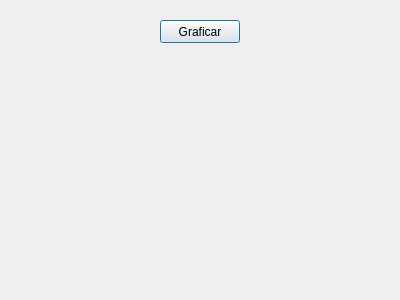
<?xml version="1.0" encoding="UTF-8"?>
<ui version="4.0">
 <class>Dialog</class>
 <widget class="QDialog" name="Dialog">
  <property name="geometry">
   <rect>
    <x>0</x>
    <y>0</y>
    <width>400</width>
    <height>300</height>
   </rect>
  </property>
  <property name="windowTitle">
   <string>Dialog</string>
  </property>
  <widget class="QPushButton" name="graficar">
   <property name="geometry">
    <rect>
     <x>160</x>
     <y>20</y>
     <width>80</width>
     <height>23</height>
    </rect>
   </property>
   <property name="text">
    <string>Graficar</string>
   </property>
  </widget>
  <widget class="QWidget" name="gridLayoutWidget">
   <property name="geometry">
    <rect>
     <x>20</x>
     <y>50</y>
     <width>361</width>
     <height>231</height>
    </rect>
   </property>
   <layout class="QGridLayout" name="plano"/>
  </widget>
 </widget>
 <resources/>
 <connections/>
</ui>
